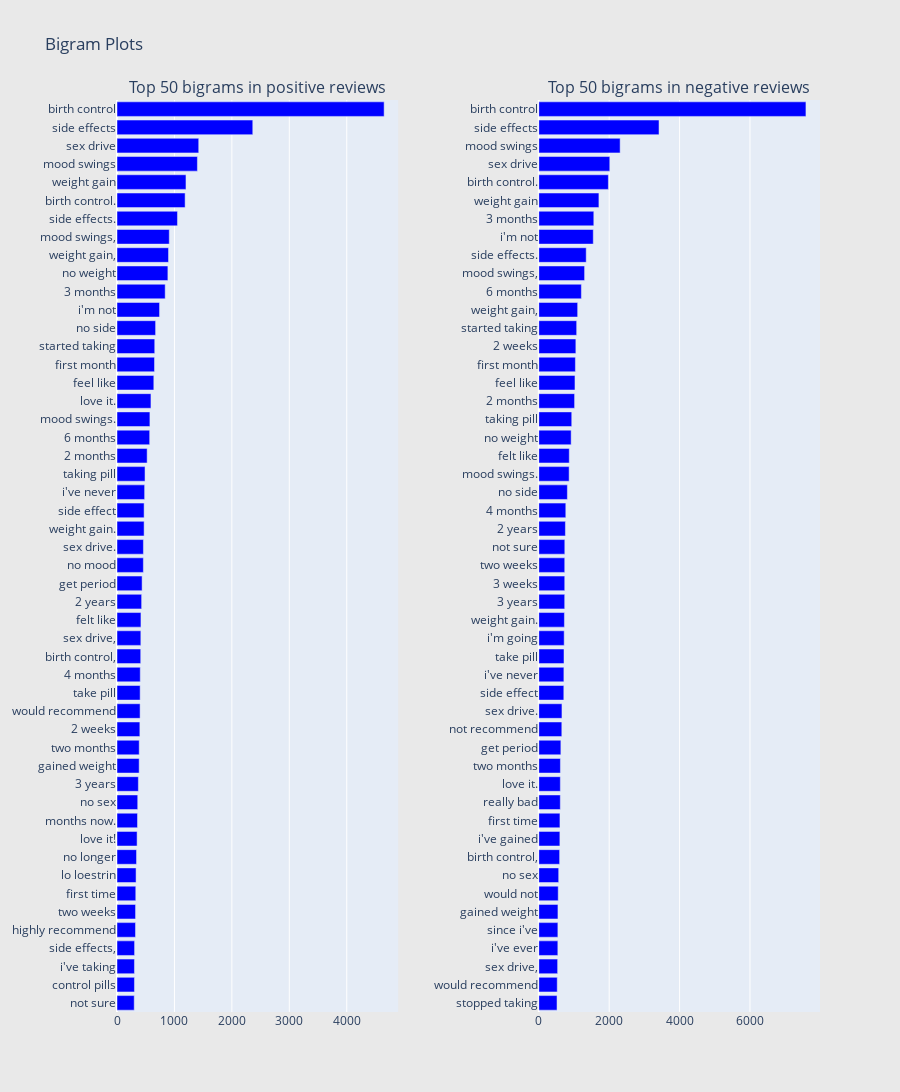

Here is the notebook cell this chart was saved with:
### Code cell
# positive reviews as determined by thresh_pos
fd_pos2 = freq_ngrams(bc_positive, STOPWORDS, 2)
df_pos2= fd_pos2.head(50)
trace_pos2 = set_bar_chart(df_pos2)

# negative reviews as determined by thresh_pos
fd_neg2 = freq_ngrams(bc_negative, STOPWORDS, 2)
df_neg2 = fd_neg2.head(50)
trace_neg2 = set_bar_chart(df_neg2)

# Creating two subplots
fig = tools.make_subplots(rows=1, cols=2, vertical_spacing=0.04, horizontal_spacing=0.2,
                          subplot_titles=["Top 50 bigrams in positive reviews", 
                                          "Top 50 bigrams in negative reviews"])
fig.append_trace(trace_pos2, 1, 1)
fig.append_trace(trace_neg2, 1, 2)
fig['layout'].update(height=1200, width=900, paper_bgcolor='rgb(233,233,233)', title="Bigram Plots")
fig.show()

### Figure 1 — Plotly figure (JSON) as saved in the notebook; plotly's stock layout.template omitted (floating-point values rounded to 4 significant figures)
{"data": [{"marker": {"color": "blue"}, "orientation": "h", "showlegend": false, "type": "bar", "x": [300, 304, 304, 306, 322, 323, 327, 332, 340, 350, 357, 361, 372, 386, 387, 398, 402, 403, 405, 413, 415, 417, 429, 437, 459, 460, 472, 472, 481, 488, 525, 569, 573, 591, 641, 653, 657, 672, 741, 839, 886, 897, 910, 1053, 1186, 1201, 1400, 1423, 2364, 4651], "xaxis": "x", "y": ["not sure", "control pills", "i've taking", "side effects,", "highly recommend", "two weeks", "first time", "lo loestrin", "no longer", "love it!", "months now.", "no sex", "3 years", "gained weight", "two months", "2 weeks", "would recommend", "take pill", "4 months", "birth control,", "sex drive,", "felt like", "2 years", "get period", "no mood", "sex drive.", "weight gain.", "side effect", "i've never", "taking pill", "2 months", "6 months", "mood swings.", "love it.", "feel like", "first month", "started taking", "no side", "i'm not", "3 months", "no weight", "weight gain,", "mood swings,", "side effects.", "birth control.", "weight gain", "mood swings", "sex drive", "side effects", "birth control"], "yaxis": "y"}, {"marker": {"color": "blue"}, "orientation": "h", "showlegend": false, "type": "bar", "x": [518, 524, 535, 541, 542, 544, 552, 565, 592, 599, 601, 611, 612, 614, 627, 654, 658, 711, 713, 716, 721, 728, 736, 737, 737, 739, 756, 767, 812, 862, 866, 919, 936, 1017, 1028, 1040, 1053, 1076, 1104, 1210, 1301, 1347, 1548, 1563, 1708, 1977, 2017, 2311, 3416, 7590], "xaxis": "x2", "y": ["stopped taking", "would recommend", "sex drive,", "i've ever", "since i've", "gained weight", "would not", "no sex", "birth control,", "i've gained", "first time", "really bad", "love it.", "two months", "get period", "not recommend", "sex drive.", "side effect", "i've never", "take pill", "i'm going", "weight gain.", "3 years", "3 weeks", "two weeks", "not sure", "2 years", "4 months", "no side", "mood swings.", "felt like", "no weight", "taking pill", "2 months", "feel like", "first month", "2 weeks", "started taking", "weight gain,", "6 months", "mood swings,", "side effects.", "i'm not", "3 months", "weight gain", "birth control.", "sex drive", "mood swings", "side effects", "birth control"], "yaxis": "y2"}], "layout": {"annotations": [{"font": {"size": 16}, "showarrow": false, "text": "Top 50 bigrams in positive reviews", "x": 0.2, "xanchor": "center", "xref": "paper", "y": 1, "yanchor": "bottom", "yref": "paper"}, {"font": {"size": 16}, "showarrow": false, "text": "Top 50 bigrams in negative reviews", "x": 0.8, "xanchor": "center", "xref": "paper", "y": 1, "yanchor": "bottom", "yref": "paper"}], "height": 1200, "paper_bgcolor": "rgb(233,233,233)", "title": {"text": "Bigram Plots"}, "width": 900, "xaxis": {"anchor": "y", "domain": [0, 0.4]}, "xaxis2": {"anchor": "y2", "domain": [0.6, 1]}, "yaxis": {"anchor": "x", "domain": [0, 1]}, "yaxis2": {"anchor": "x2", "domain": [0, 1]}}}
